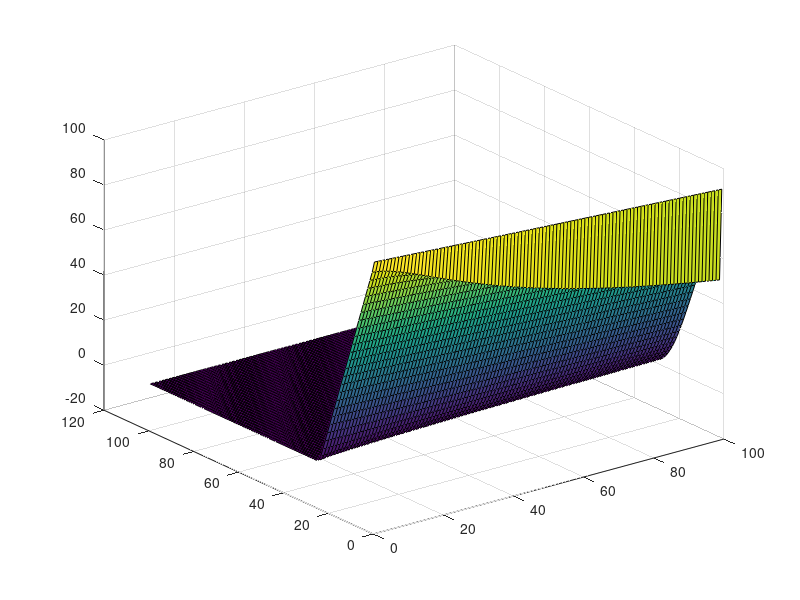

MATLAB code for this plot:
clc;close all; clear all;
X = 100; r = 0.1; sigma = 0.30;
T = 1;
N =101;
M = 100;
y = linspace(0,6,N);
S = linspace(1,exp(6),N);
dt = T/M;
dy = y(2)-y(1);
c = 6;
[call, put] = blsprice(S,X,r,T,sigma);
for j = 1:N
    y(j) = (j-1)*dy;
end
phi = zeros(N,N);
for i = 1:N
    for j = 1:N
        phi(i,j) = exp(-(c*(y(i)-y(j)))^2);
    end
end
L =  zeros(N,N);
Ly =  zeros(N,N);
Lyy =  zeros(N,N);
L = phi;
for i = 1:N
    for j = 1:N
        Ly(i,j) = -2*c^2*(y(i)-y(j))*exp(-(c*(y(i)-y(j)))^2);
    end
end
for i = 1:N
    for j = 1:N
        Lyy(i,j) = 2*c^2*exp(-(c*(y(i)-y(j)))^2)*(2*c^2*(y(i)-y(j))^2 - 1);
    end
end
P=r*(eye(N))-(0.5*sigma^2)*(pinv(L)*Lyy)-(r-(0.5*sigma^2))*(pinv(L)*Ly);
Uo = max(X-S,0);
alphao = pinv(L)*Uo';
alpha = zeros(N,1);
Unn = zeros(N,M);
t = (1:M)*dt;
for n = 1:M
    F1 = -dt*P*alphao;
    F2 = -dt*P*(alphao + 0.5*F1);
    F3 = -dt*P*(alphao + 0.5*F2);
    F4 = -dt*P*(alphao + F3);
    alpha = alphao + (F1 + 2*F2 + 2*F3 + F4)/6;
    Un = L*alpha;
    for i = 1:N
        Un(i) = max(X- S(i), Un(i));
    end
    for j = 1:N
        Unn(j,n) = Un(j);
    end
    alpha = L\Un;
    alphao = alpha;
end
lo = max(X-S,0);
bo = pinv(L)*lo';
b = zeros(N,1);
lnn = zeros(N,M);
for l = 1:M
    F1 = -dt*P*bo;
    F2 = -dt*P*(bo + 0.5*F1);
    F3 = -dt*P*(bo + 0.5*F2);
    F4 = -dt*P*(bo + F3);
    b = bo + (F1 + 2*F2 + 2*F3 + F4)/6;
    ln = L*b;
    lnn(1,l) = X*exp(-r*l*dt);
    for j=2:N
        lnn(j,l)=ln(j);
    end
    b = pinv(L)*ln;
    bo = b;
end
% A = [80;85;90;95;100;105;110;115;120;140;160;180];
% bino = [20.2689; 16.3467; 13.1228; 10.4847; 8.3348; 6.6071; 5.2091; 4.0976; 3.2059; 1.1789; 0.4231; 0.1501; 0.0529];
% plot(A,bino,'-b','')

% % plot(S,put,'-b','linewidth',1)
% % hold on
% % legend('European option')
% % xlabel('Stock price')
% % ylabel('Option value')
% plot (S,Unn(:,M),'-r','linewidth',1)
% hold on
% % legend('European option','American option')
% % plot(S,Uo,'--k','linewidth',1)
% % axis([0 180 0 100])
% % hold off
% % legend('European option','American option','Option''s payoff')
% plot(S,lnn(:,M),':g','linewidth',1)
% grid on
% % hold on
% % legend('Option''s payoff','put option', 'European option')

figure(2)
surf(lnn)

% xlabel('Time')
% ylabel('Stock price')
% zlabel('Option value')

